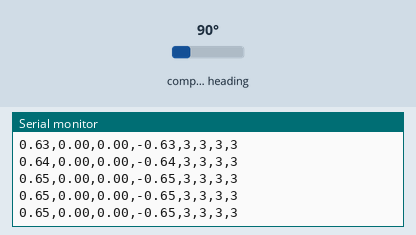
The sketch below on a simulated Arduino Uno, built with avr-gcc and run on an emulated ATmega328P. On the bench: the last lines printed to the serial monitor. Inputs (shaded band) come from the test bench; at power-on: compass heading 90°.

Above: at 2.2 s.
2.3 s: compass heading set to 7°
At 2.34 s:
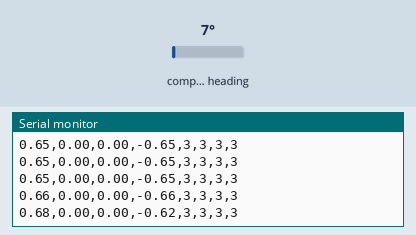
3.8 s: compass heading set to 90°
At 3.88 s:
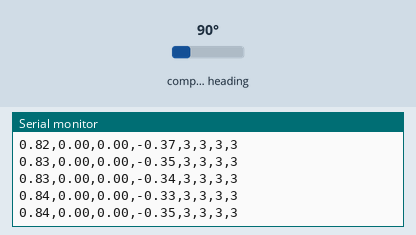
Timing chart, 0 to 6.8 s (numbered marks = the images above; inputs shaded):
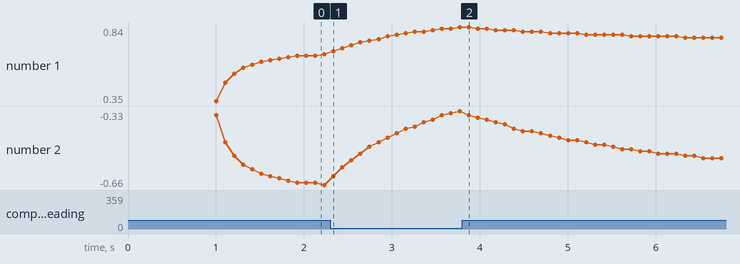

The sketch:

ProbeOrientation.ino
```cpp
#include <Wire.h>
#include <Adafruit_Sensor.h>
#include <Adafruit_BNO055.h>
#include <utility/imumaths.h>
#include <SimpleKalmanFilter.h>

// Define the sampling rate delay in milliseconds
#define BNO055_SAMPLERATE_DELAY_MS (100)

// Create an Adafruit BNO055 sensor instance
Adafruit_BNO055 myIMU = Adafruit_BNO055();

// Create a Kalman filter instance for each quaternion component
// Adjusted parameters for tuning
SimpleKalmanFilter kalmanW(1.0, 1.0, 0.03);  // Measurement Noise, Estimation Error, Process Noise for W - Real part of quaternion
SimpleKalmanFilter kalmanX(1.0, 1.0, 0.03);  // Measurement Noise, Estimation Error, Process Noise for X - i component of quaternion
SimpleKalmanFilter kalmanY(1.0, 1.0, 0.03);  // Measurement Noise, Estimation Error, Process Noise for Y - j component of quaternion
SimpleKalmanFilter kalmanZ(1.0, 1.0, 0.03);  // Measurement Noise, Estimation Error, Process Noise for Z - k component of quaternion

// Setup function to initialize the BNO055 sensor
void setup()
{
  Serial.begin(115200);
  myIMU.begin();
  delay(1000);
  myIMU.setExtCrystalUse(true);
}

// Loop to read the quaternion values from the BNO055 sensor
void loop()
{
  // Get the calibration status of the BNO055 sensor
  uint8_t system, gyro, accel, mg = 0;
  myIMU.getCalibration(&system, &gyro, &accel, &mg);

  // Get the quaternion values from the BNO055 sensor
  imu::Quaternion quat = myIMU.getQuat();

  // Apply the Kalman filter to each quaternion component
  float filteredW = kalmanW.updateEstimate(quat.w());
  float filteredX = kalmanX.updateEstimate(quat.x());
  float filteredY = kalmanY.updateEstimate(quat.y());
  float filteredZ = kalmanZ.updateEstimate(quat.z());

  // Print the filtered quaternion values
  Serial.print(filteredW);
  Serial.print(",");
  Serial.print(filteredX);
  Serial.print(",");
  Serial.print(filteredY);
  Serial.print(",");
  Serial.print(filteredZ);
  Serial.print(",");
  Serial.print(accel);
  Serial.print(",");
  Serial.print(gyro);
  Serial.print(",");
  Serial.print(mg);
  Serial.print(",");
  Serial.println(system);

  delay(BNO055_SAMPLERATE_DELAY_MS);
}
```

Measured:
- after the input at 2.3 s, the serial monitor: prints a new line at once (image 1)
- after the input at 3.8 s, the serial monitor: prints a new line after 0.07 s (image 2)
- plotted number 1: 0.66 → 0.84 after the input at 2.3 s
- plotted number 2: -0.66 → -0.33 after the input at 2.3 s
